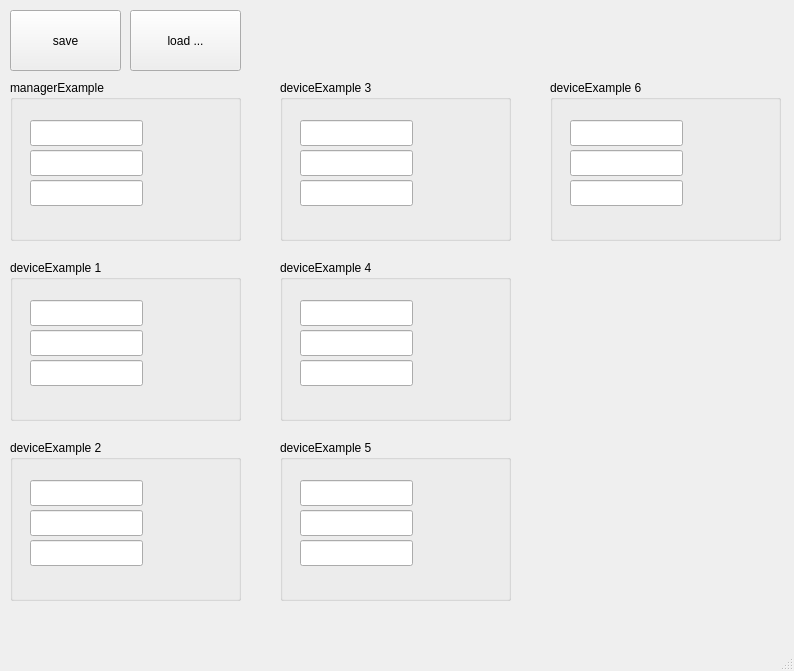
<?xml version="1.0" encoding="UTF-8"?>
<ui version="4.0">
 <class>MainWindow</class>
 <widget class="QMainWindow" name="MainWindow">
  <property name="geometry">
   <rect>
    <x>0</x>
    <y>0</y>
    <width>794</width>
    <height>671</height>
   </rect>
  </property>
  <property name="windowTitle">
   <string>MainWindow</string>
  </property>
  <widget class="QWidget" name="centralWidget">
   <widget class="QPushButton" name="PB_Save">
    <property name="geometry">
     <rect>
      <x>10</x>
      <y>10</y>
      <width>111</width>
      <height>61</height>
     </rect>
    </property>
    <property name="text">
     <string>save</string>
    </property>
   </widget>
   <widget class="QPushButton" name="PB_load">
    <property name="geometry">
     <rect>
      <x>130</x>
      <y>10</y>
      <width>111</width>
      <height>61</height>
     </rect>
    </property>
    <property name="text">
     <string>load ...</string>
    </property>
   </widget>
   <widget class="QGroupBox" name="groupBox">
    <property name="geometry">
     <rect>
      <x>10</x>
      <y>80</y>
      <width>231</width>
      <height>161</height>
     </rect>
    </property>
    <property name="title">
     <string>managerExample</string>
    </property>
    <widget class="QLineEdit" name="Mpara1">
     <property name="geometry">
      <rect>
       <x>20</x>
       <y>40</y>
       <width>113</width>
       <height>26</height>
      </rect>
     </property>
    </widget>
    <widget class="QLineEdit" name="Mpara2">
     <property name="geometry">
      <rect>
       <x>20</x>
       <y>70</y>
       <width>113</width>
       <height>26</height>
      </rect>
     </property>
    </widget>
    <widget class="QLineEdit" name="Mpara3">
     <property name="geometry">
      <rect>
       <x>20</x>
       <y>100</y>
       <width>113</width>
       <height>26</height>
      </rect>
     </property>
    </widget>
   </widget>
   <widget class="QGroupBox" name="groupBox1">
    <property name="geometry">
     <rect>
      <x>10</x>
      <y>260</y>
      <width>231</width>
      <height>161</height>
     </rect>
    </property>
    <property name="title">
     <string>deviceExample 1</string>
    </property>
    <widget class="QLineEdit" name="D1para3">
     <property name="geometry">
      <rect>
       <x>20</x>
       <y>100</y>
       <width>113</width>
       <height>26</height>
      </rect>
     </property>
    </widget>
    <widget class="QLineEdit" name="D1para2">
     <property name="geometry">
      <rect>
       <x>20</x>
       <y>70</y>
       <width>113</width>
       <height>26</height>
      </rect>
     </property>
    </widget>
    <widget class="QLineEdit" name="D1para1">
     <property name="geometry">
      <rect>
       <x>20</x>
       <y>40</y>
       <width>113</width>
       <height>26</height>
      </rect>
     </property>
    </widget>
   </widget>
   <widget class="QGroupBox" name="groupBox2">
    <property name="geometry">
     <rect>
      <x>10</x>
      <y>440</y>
      <width>231</width>
      <height>161</height>
     </rect>
    </property>
    <property name="title">
     <string>deviceExample 2</string>
    </property>
    <widget class="QLineEdit" name="D2para3">
     <property name="geometry">
      <rect>
       <x>20</x>
       <y>100</y>
       <width>113</width>
       <height>26</height>
      </rect>
     </property>
    </widget>
    <widget class="QLineEdit" name="D2para1">
     <property name="geometry">
      <rect>
       <x>20</x>
       <y>40</y>
       <width>113</width>
       <height>26</height>
      </rect>
     </property>
    </widget>
    <widget class="QLineEdit" name="D2para2">
     <property name="geometry">
      <rect>
       <x>20</x>
       <y>70</y>
       <width>113</width>
       <height>26</height>
      </rect>
     </property>
    </widget>
   </widget>
   <widget class="QGroupBox" name="groupBox3">
    <property name="geometry">
     <rect>
      <x>280</x>
      <y>80</y>
      <width>231</width>
      <height>161</height>
     </rect>
    </property>
    <property name="title">
     <string>deviceExample 3</string>
    </property>
    <widget class="QLineEdit" name="D3para3">
     <property name="geometry">
      <rect>
       <x>20</x>
       <y>100</y>
       <width>113</width>
       <height>26</height>
      </rect>
     </property>
    </widget>
    <widget class="QLineEdit" name="D3para2">
     <property name="geometry">
      <rect>
       <x>20</x>
       <y>70</y>
       <width>113</width>
       <height>26</height>
      </rect>
     </property>
    </widget>
    <widget class="QLineEdit" name="D3para1">
     <property name="geometry">
      <rect>
       <x>20</x>
       <y>40</y>
       <width>113</width>
       <height>26</height>
      </rect>
     </property>
    </widget>
   </widget>
   <widget class="QGroupBox" name="groupBox4">
    <property name="geometry">
     <rect>
      <x>280</x>
      <y>260</y>
      <width>231</width>
      <height>161</height>
     </rect>
    </property>
    <property name="title">
     <string>deviceExample 4</string>
    </property>
    <widget class="QLineEdit" name="D4para1">
     <property name="geometry">
      <rect>
       <x>20</x>
       <y>40</y>
       <width>113</width>
       <height>26</height>
      </rect>
     </property>
    </widget>
    <widget class="QLineEdit" name="D4para3">
     <property name="geometry">
      <rect>
       <x>20</x>
       <y>100</y>
       <width>113</width>
       <height>26</height>
      </rect>
     </property>
    </widget>
    <widget class="QLineEdit" name="D4para2">
     <property name="geometry">
      <rect>
       <x>20</x>
       <y>70</y>
       <width>113</width>
       <height>26</height>
      </rect>
     </property>
    </widget>
   </widget>
   <widget class="QGroupBox" name="groupBox5">
    <property name="geometry">
     <rect>
      <x>280</x>
      <y>440</y>
      <width>231</width>
      <height>161</height>
     </rect>
    </property>
    <property name="title">
     <string>deviceExample 5</string>
    </property>
    <widget class="QLineEdit" name="D5para3">
     <property name="geometry">
      <rect>
       <x>20</x>
       <y>100</y>
       <width>113</width>
       <height>26</height>
      </rect>
     </property>
    </widget>
    <widget class="QLineEdit" name="D5para2">
     <property name="geometry">
      <rect>
       <x>20</x>
       <y>70</y>
       <width>113</width>
       <height>26</height>
      </rect>
     </property>
    </widget>
    <widget class="QLineEdit" name="D5para1">
     <property name="geometry">
      <rect>
       <x>20</x>
       <y>40</y>
       <width>113</width>
       <height>26</height>
      </rect>
     </property>
    </widget>
   </widget>
   <widget class="QGroupBox" name="groupBox6">
    <property name="geometry">
     <rect>
      <x>550</x>
      <y>80</y>
      <width>231</width>
      <height>161</height>
     </rect>
    </property>
    <property name="title">
     <string>deviceExample 6</string>
    </property>
    <widget class="QLineEdit" name="D6para3">
     <property name="geometry">
      <rect>
       <x>20</x>
       <y>100</y>
       <width>113</width>
       <height>26</height>
      </rect>
     </property>
    </widget>
    <widget class="QLineEdit" name="D6para2">
     <property name="geometry">
      <rect>
       <x>20</x>
       <y>70</y>
       <width>113</width>
       <height>26</height>
      </rect>
     </property>
    </widget>
    <widget class="QLineEdit" name="D6para1">
     <property name="geometry">
      <rect>
       <x>20</x>
       <y>40</y>
       <width>113</width>
       <height>26</height>
      </rect>
     </property>
    </widget>
   </widget>
  </widget>
  <widget class="QMenuBar" name="menuBar">
   <property name="geometry">
    <rect>
     <x>0</x>
     <y>0</y>
     <width>794</width>
     <height>23</height>
    </rect>
   </property>
  </widget>
  <widget class="QStatusBar" name="statusBar"/>
 </widget>
 <layoutdefault spacing="6" margin="11"/>
 <resources/>
 <connections/>
</ui>
